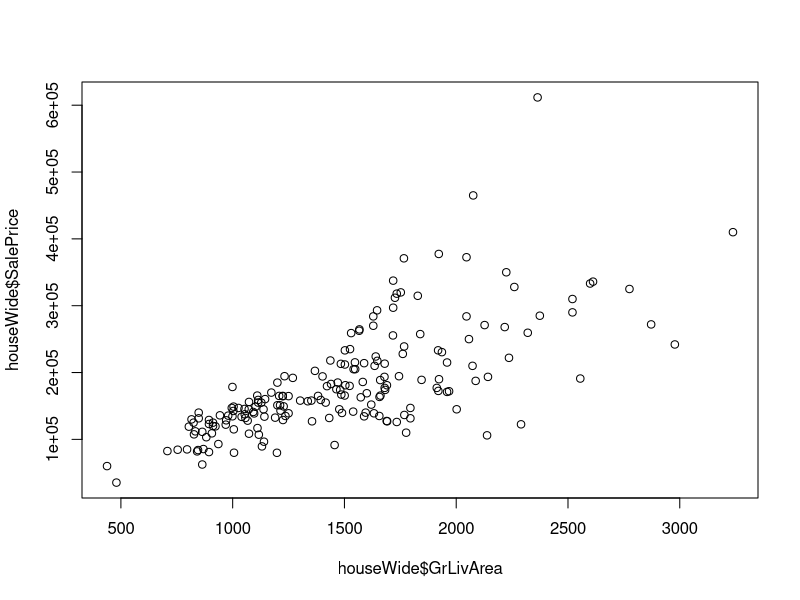
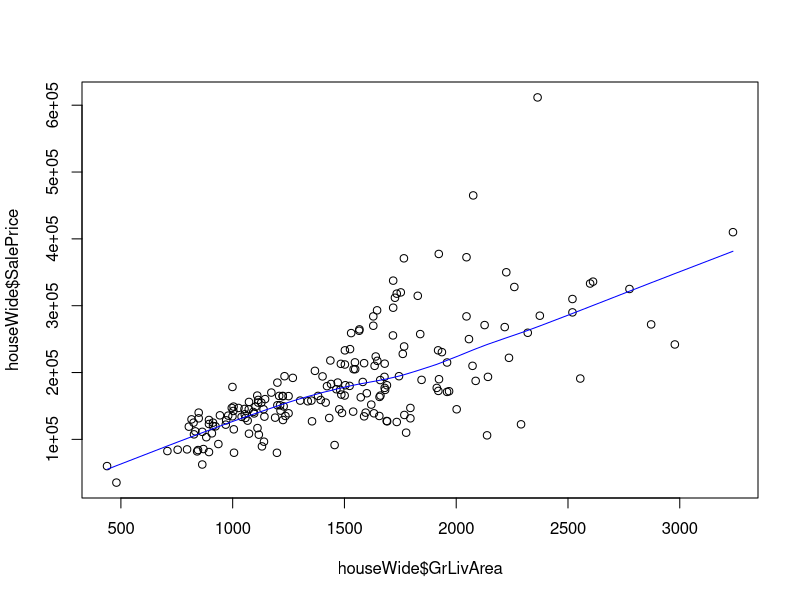

These figures' R source, in order: (Note: this script raises an error after producing the figures.)
## ---- chunk 1
library(here)  # find your files
library(readr) # work with csv files
## ---- chunk 2

## ---- chunk 3
houseWide <- read_csv(here('data', 'houseWide.csv'))
## ---- chunk 4

## ---- chunk 5
print(houseWide)
## ---- chunk 6
plot(houseWide$GrLivArea, houseWide$SalePrice)
## ---- chunk 7
plot(houseWide$GrLivArea, houseWide$SalePrice)
lines(lowess(houseWide$GrLivArea, houseWide$SalePrice), col = "blue")
## ---- chunk 8
ggplot(houseWide, aes(x = GrLivArea, y = SalePrice)) + 
  geom_point()
## ---- chunk 9
p <- ggplot(houseWide, aes(x = GrLivArea, y = SalePrice))
## ---- chunk 10
p + geom_point()
## ---- chunk 11
p + geom_smooth()
## ---- chunk 12
p <- ggplot(houseWide, aes(x = GrLivArea, y = SalePrice)) + 
  geom_point() +
  geom_smooth()

p
## ---- chunk 13

## ---- chunk 14

## ---- chunk 15
ggplot(houseWide, aes(x = LotArea, y = SalePrice)) + 
  geom_point() + 
  geom_smooth()
## ---- chunk 16

## ---- chunk 17

## ---- chunk 18
ggplot(houseWide, aes(x = GrLivArea, y = SalePrice)) + 
  geom_point() + 
  geom_point(aes(x = LotArea, y = SalePrice), col = "red")
## ---- chunk 19
houseTidy <- tidyr::gather(data = houseWide, key = "Type", value = 'Area', LotArea, GrLivArea)
## ---- chunk 20
print(houseTidy)
## ---- chunk 21

## ---- chunk 22

## ---- chunk 23
ggplot(houseTidy, aes(x = Area, y = SalePrice, color = Type)) + 
  geom_point()
## ---- chunk 24

## ---- chunk 25
ggplot(houseTidy, aes(x = Area, y = SalePrice, col = Type)) + 
  geom_point() + 
  facet_grid(. ~ Style)
## ---- chunk 26

